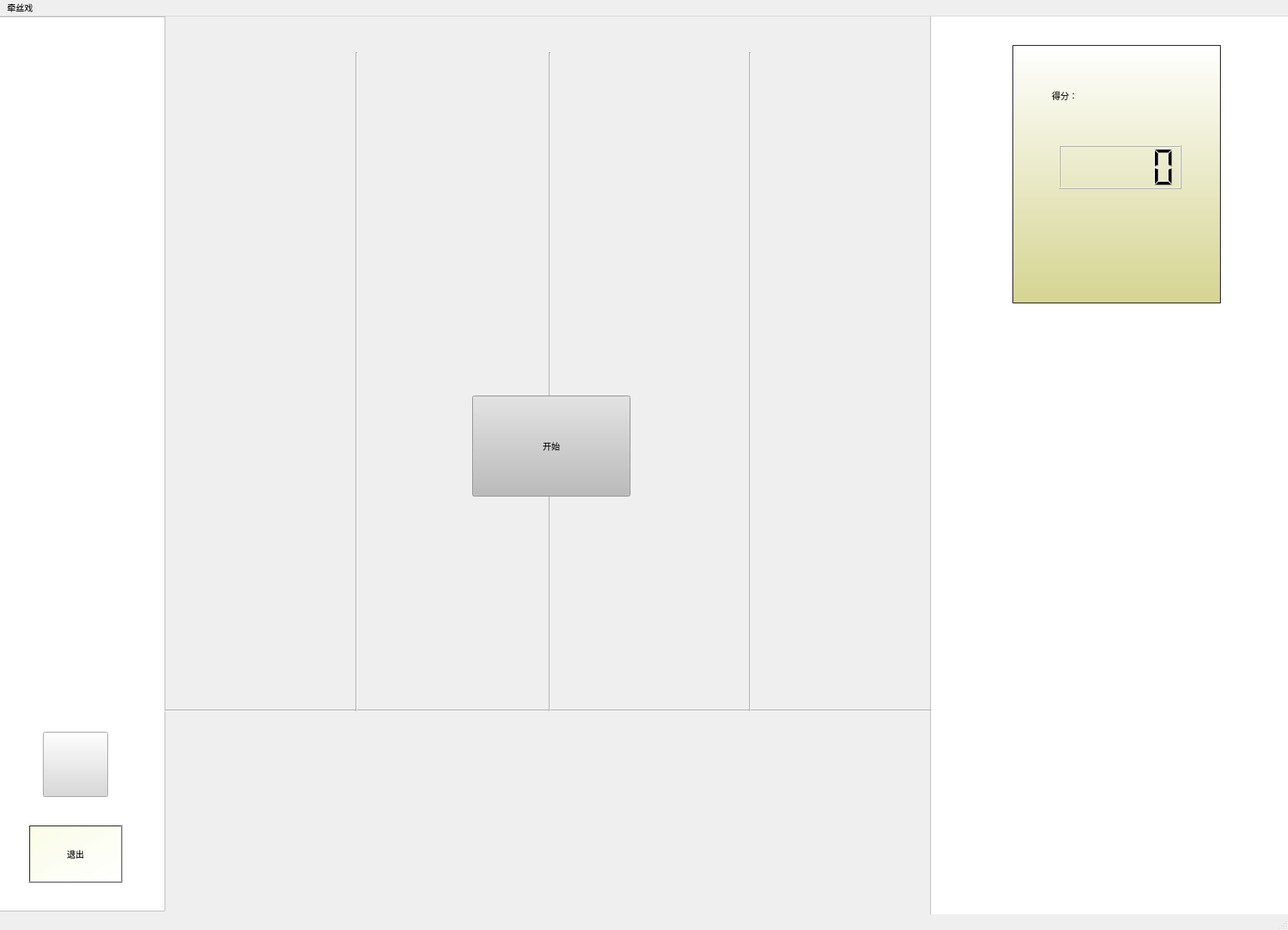
<?xml version="1.0" encoding="UTF-8"?>
<ui version="4.0">
 <class>gamewindow</class>
 <widget class="QMainWindow" name="gamewindow">
  <property name="geometry">
   <rect>
    <x>0</x>
    <y>0</y>
    <width>1800</width>
    <height>1300</height>
   </rect>
  </property>
  <property name="windowTitle">
   <string>MainWindow</string>
  </property>
  <property name="styleSheet">
   <string notr="true">b</string>
  </property>
  <widget class="QWidget" name="centralwidget">
   <widget class="QGraphicsView" name="graphicsView_3">
    <property name="geometry">
     <rect>
      <x>1415</x>
      <y>40</y>
      <width>291</width>
      <height>361</height>
     </rect>
    </property>
    <property name="styleSheet">
     <string notr="true">background-color: qlineargradient(spread:pad, x1:0, y1:1, x2:0, y2:0, stop:0 rgba(213, 212, 145, 255), stop:1 rgba(255, 255, 255, 255));
border-color: rgb(85, 85, 0);</string>
    </property>
   </widget>
   <widget class="QPushButton" name="pushButton">
    <property name="geometry">
     <rect>
      <x>60</x>
      <y>1000</y>
      <width>91</width>
      <height>91</height>
     </rect>
    </property>
    <property name="styleSheet">
     <string notr="true">image: url(:/C:/Users/86130/Pictures/Saved Pictures/1.png);
background-color: rgb(217, 216, 217);</string>
    </property>
    <property name="text">
     <string/>
    </property>
   </widget>
   <widget class="Line" name="line">
    <property name="geometry">
     <rect>
      <x>230</x>
      <y>960</y>
      <width>1071</width>
      <height>20</height>
     </rect>
    </property>
    <property name="sizePolicy">
     <sizepolicy hsizetype="Minimum" vsizetype="Fixed">
      <horstretch>0</horstretch>
      <verstretch>0</verstretch>
     </sizepolicy>
    </property>
    <property name="mouseTracking">
     <bool>false</bool>
    </property>
    <property name="styleSheet">
     <string notr="true">color: qlineargradient(spread:pad, x1:1, y1:0, x2:0, y2:0, stop:0 rgba(213, 212, 145, 255), stop:1 rgba(255, 255, 255, 255));</string>
    </property>
    <property name="orientation">
     <enum>Qt::Horizontal</enum>
    </property>
   </widget>
   <widget class="Line" name="line_2">
    <property name="geometry">
     <rect>
      <x>490</x>
      <y>50</y>
      <width>16</width>
      <height>921</height>
     </rect>
    </property>
    <property name="styleSheet">
     <string notr="true">color: qlineargradient(spread:pad, x1:0, y1:1, x2:0, y2:0, stop:0 rgba(149, 142, 108, 255), stop:1 rgba(255, 255, 255, 255));</string>
    </property>
    <property name="orientation">
     <enum>Qt::Vertical</enum>
    </property>
   </widget>
   <widget class="Line" name="line_3">
    <property name="geometry">
     <rect>
      <x>760</x>
      <y>50</y>
      <width>16</width>
      <height>921</height>
     </rect>
    </property>
    <property name="styleSheet">
     <string notr="true">color: qlineargradient(spread:pad, x1:0, y1:1, x2:0, y2:0, stop:0 rgba(149, 142, 108, 255), stop:1 rgba(255, 255, 255, 255));</string>
    </property>
    <property name="orientation">
     <enum>Qt::Vertical</enum>
    </property>
   </widget>
   <widget class="Line" name="line_4">
    <property name="geometry">
     <rect>
      <x>1040</x>
      <y>50</y>
      <width>16</width>
      <height>921</height>
     </rect>
    </property>
    <property name="styleSheet">
     <string notr="true">color: qlineargradient(spread:pad, x1:0, y1:1, x2:0, y2:0, stop:0 rgba(149, 142, 108, 255), stop:1 rgba(255, 255, 255, 255));</string>
    </property>
    <property name="orientation">
     <enum>Qt::Vertical</enum>
    </property>
   </widget>
   <widget class="QPushButton" name="pushButton_2">
    <property name="geometry">
     <rect>
      <x>660</x>
      <y>530</y>
      <width>221</width>
      <height>141</height>
     </rect>
    </property>
    <property name="styleSheet">
     <string notr="true">font: 16pt &quot;华文仿宋&quot;;
background-color: rgb(188, 188, 188);
border-color: rgb(0, 0, 0);</string>
    </property>
    <property name="text">
     <string>开始</string>
    </property>
   </widget>
   <widget class="QGraphicsView" name="graphicsView_4">
    <property name="geometry">
     <rect>
      <x>-60</x>
      <y>0</y>
      <width>291</width>
      <height>1251</height>
     </rect>
    </property>
    <property name="styleSheet">
     <string notr="true">background-image: url(:/background2.jpg);</string>
    </property>
   </widget>
   <widget class="QGraphicsView" name="graphicsView_5">
    <property name="geometry">
     <rect>
      <x>1300</x>
      <y>-20</y>
      <width>531</width>
      <height>1321</height>
     </rect>
    </property>
    <property name="styleSheet">
     <string notr="true">background-image: url(:/background2.jpg);</string>
    </property>
   </widget>
   <widget class="QLCDNumber" name="scorenumber">
    <property name="geometry">
     <rect>
      <x>1480</x>
      <y>180</y>
      <width>171</width>
      <height>61</height>
     </rect>
    </property>
    <property name="acceptDrops">
     <bool>true</bool>
    </property>
    <property name="styleSheet">
     <string notr="true">border-color: rgb(170, 170, 127);</string>
    </property>
   </widget>
   <widget class="QLabel" name="label">
    <property name="geometry">
     <rect>
      <x>1470</x>
      <y>90</y>
      <width>121</width>
      <height>41</height>
     </rect>
    </property>
    <property name="styleSheet">
     <string notr="true">font: 18pt &quot;华文仿宋&quot;;</string>
    </property>
    <property name="text">
     <string>得分：</string>
    </property>
   </widget>
   <widget class="QPushButton" name="pushButton_3">
    <property name="geometry">
     <rect>
      <x>40</x>
      <y>1130</y>
      <width>131</width>
      <height>81</height>
     </rect>
    </property>
    <property name="styleSheet">
     <string notr="true">font: 12pt &quot;仿宋&quot;;
background-color: qlineargradient(spread:reflect, x1:0, y1:0, x2:1, y2:1, stop:0 rgba(250, 252, 231, 255), stop:1 rgba(255, 255, 255, 255));</string>
    </property>
    <property name="text">
     <string>退出</string>
    </property>
   </widget>
   <zorder>graphicsView_5</zorder>
   <zorder>graphicsView_4</zorder>
   <zorder>graphicsView_3</zorder>
   <zorder>pushButton</zorder>
   <zorder>line</zorder>
   <zorder>line_2</zorder>
   <zorder>line_3</zorder>
   <zorder>line_4</zorder>
   <zorder>pushButton_2</zorder>
   <zorder>scorenumber</zorder>
   <zorder>label</zorder>
   <zorder>pushButton_3</zorder>
  </widget>
  <widget class="QMenuBar" name="menubar">
   <property name="geometry">
    <rect>
     <x>0</x>
     <y>0</y>
     <width>1800</width>
     <height>21</height>
    </rect>
   </property>
   <widget class="QMenu" name="menu">
    <property name="title">
     <string>牵丝戏</string>
    </property>
   </widget>
   <addaction name="menu"/>
  </widget>
  <widget class="QStatusBar" name="statusbar"/>
 </widget>
 <resources/>
 <connections>
  <connection>
   <sender>pushButton_2</sender>
   <signal>clicked()</signal>
   <receiver>pushButton_2</receiver>
   <slot>hide()</slot>
   <hints>
    <hint type="sourcelabel">
     <x>706</x>
     <y>551</y>
    </hint>
    <hint type="destinationlabel">
     <x>770</x>
     <y>551</y>
    </hint>
   </hints>
  </connection>
 </connections>
</ui>
